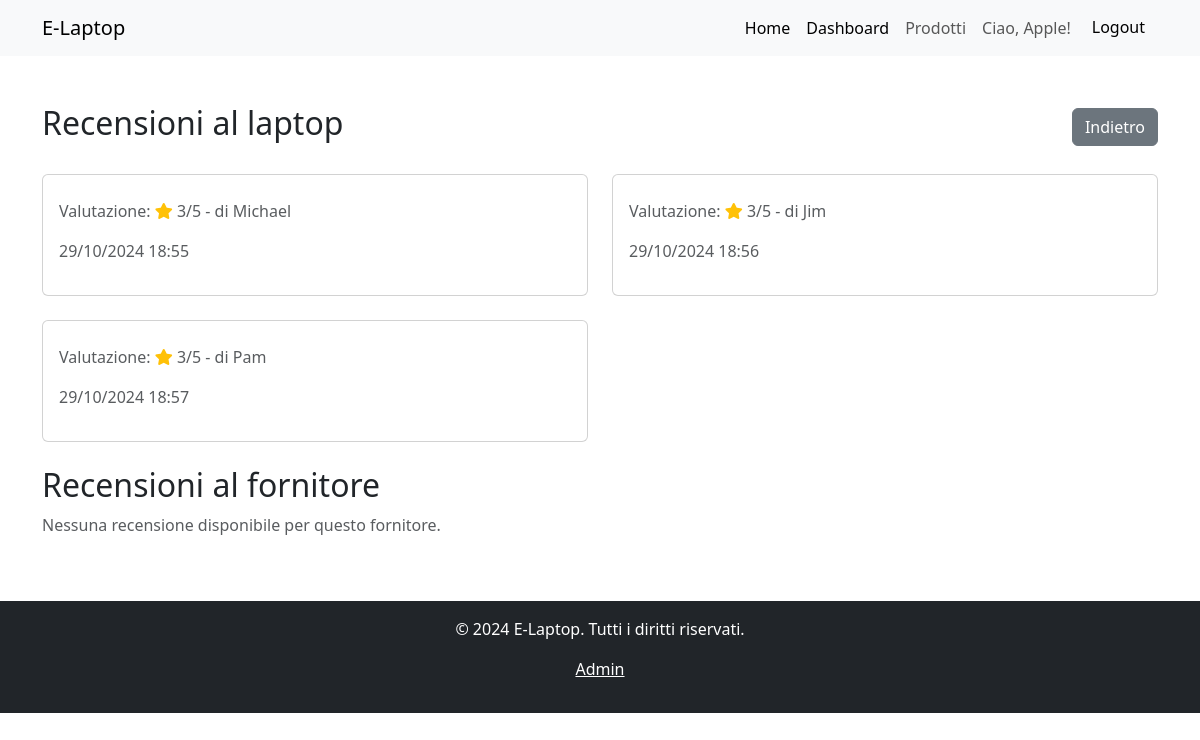
/laptopdetail/2/reviews (signed in), run on an earlier commit of the app's database.
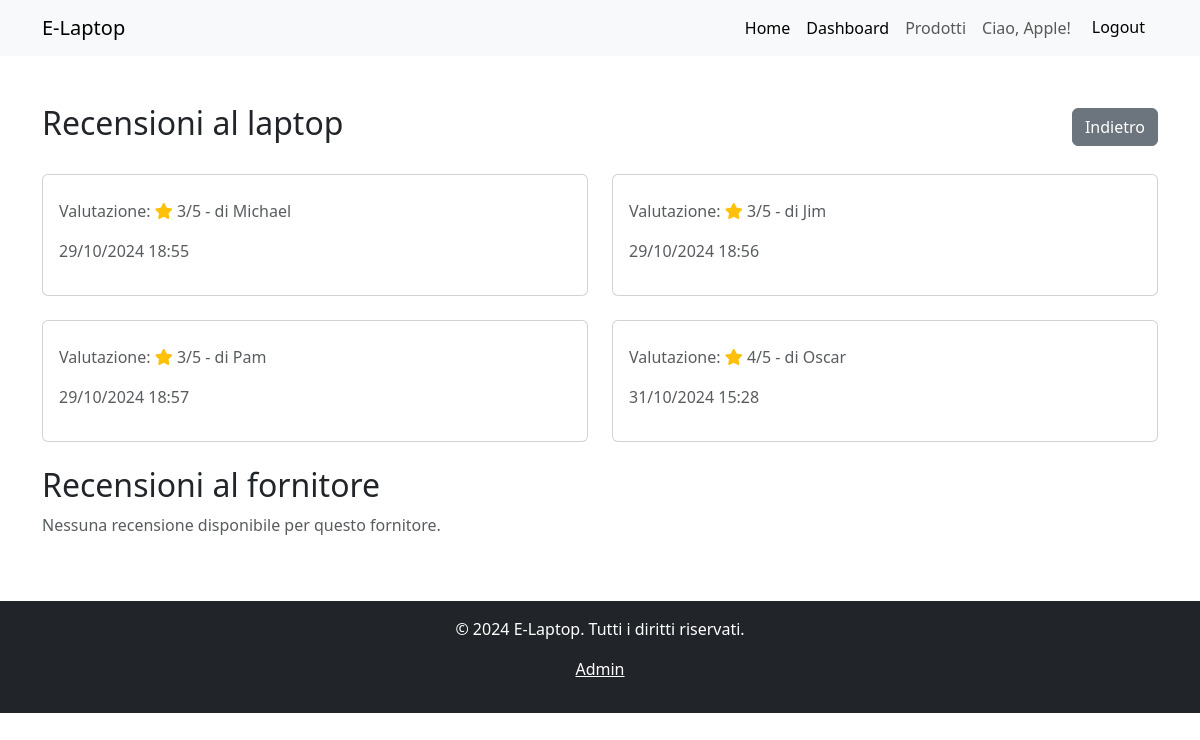
And on a later commit of the database.
### management/models.py (models this page shows, shortened)
class LaptopReview(models.Model):
    user = models.ForeignKey(settings.AUTH_USER_MODEL, on_delete=models.CASCADE)
    laptop = models.ForeignKey(Laptop, on_delete=models.CASCADE)
    rating = models.PositiveIntegerField(choices=[(i, str(i)) for i in range(1, 6)])
    description = models.TextField(max_length=200, blank=True, null=True)
    creation_time = models.DateTimeField(auto_now_add=True)
    class Meta:
        unique_together = (('user', 'laptop'),)

class CustomUser(AbstractUser):
    USER_TYPE_CHOICES = (
        ('buyer', 'Acquirente'),
        ('seller', 'Fornitore'),
    )
    user_type = models.CharField(max_length=20, choices=USER_TYPE_CHOICES)

### management/views.py (the view)
# urls.py: path('laptopdetail/<int:laptop_id>/reviews', views.laptop_and_seller_reviews_list, name='laptop_and_seller_reviews_list'),
@login_required
def laptop_and_seller_reviews_list(request, laptop_id):
    laptop = get_object_or_404(Laptop, id=laptop_id)
    seller = get_object_or_404(CustomUser, id=laptop.seller_id)
    return render(request, 'management/laptop_and_seller_reviews_list.html', {'laptop': laptop, 'seller': seller})

### management/templates/management/laptop_and_seller_reviews_list.html (shortened to what this page needs)
{% extends "base.html" %}
{% block content %}
<div class="row mt-5">
    <div class="col-md-12">
        <div class="d-flex justify-content-between align-items-center">
            <h2>Recensioni al laptop</h2>
            <a href="{% url 'laptop_detail' laptop.id %}" class="btn btn-secondary">Indietro</a>
        </div>
        {% if laptop.laptopreview_set.exists %}
            <div class="row mt-4">
                {% for review in laptop.laptopreview_set.all %}
                    <div class="col-md-6 mb-4">
                        <div class="card h-100">
                            <div class="card-body">
                                <p class="text-muted">Valutazione:
                                    <link rel="stylesheet" href="https://cdnjs.cloudflare.com/ajax/libs/font-awesome/5.15.4/css/all.min.css">
                                    <i class="fas fa-star text-warning"></i>
                                    {{ review.rating }}/5 - di {{ review.user.username }}
                                </p>
                                <p class="text-muted">{{ review.creation_time|date:"d/m/Y H:i" }}</p>
                            </div>
                        </div>
                    </div>
                {% endfor %}
            </div>
        {% else %}
            <p class="text-muted">Nessuna recensione disponibile per questo prodotto.</p>
        {% endif %}
    </div>
    <div class="col-md-12">
        <div class="d-flex justify-content-between align-items-center">
            <h2>Recensioni al fornitore</h2>
        </div>
        {% if seller.user_reviews.exists %}
            <div class="row mt-4">
                {% for review in seller.user_reviews.all %}
                    <div class="col-md-6 mb-4">
                        <div class="card h-100">
                            <div class="card-body">
                                <h5 class="card-title">{{ review.title }}</h5>
                                {% if review.description %}
                                    <p class="card-text">{{ review.description }}</p>
                                {% endif %}
                                <p class="text-muted">Valutazione:
                                    <link rel="stylesheet" href="https://cdnjs.cloudflare.com/ajax/libs/font-awesome/5.15.4/css/all.min.css">
                                    <i class="fas fa-star text-warning"></i>
                                    {{ review.rating }}/5 - di {{ review.user.username }}
                                </p>
                                <p class="text-muted">{{ review.creation_time|date:"d/m/Y H:i" }}</p>
                            </div>
                        </div>
                    </div>
                {% endfor %}
            </div>
        {% else %}
            <p class="text-muted">Nessuna recensione disponibile per questo fornitore.</p>
        {% endif %}
    </div>
</div>
{% endblock %}

What changed in the data, as far as the page shows it:
added LaptopReview: rating "4", user.username "Oscar", creation_time "31/10/2024 15:28"
